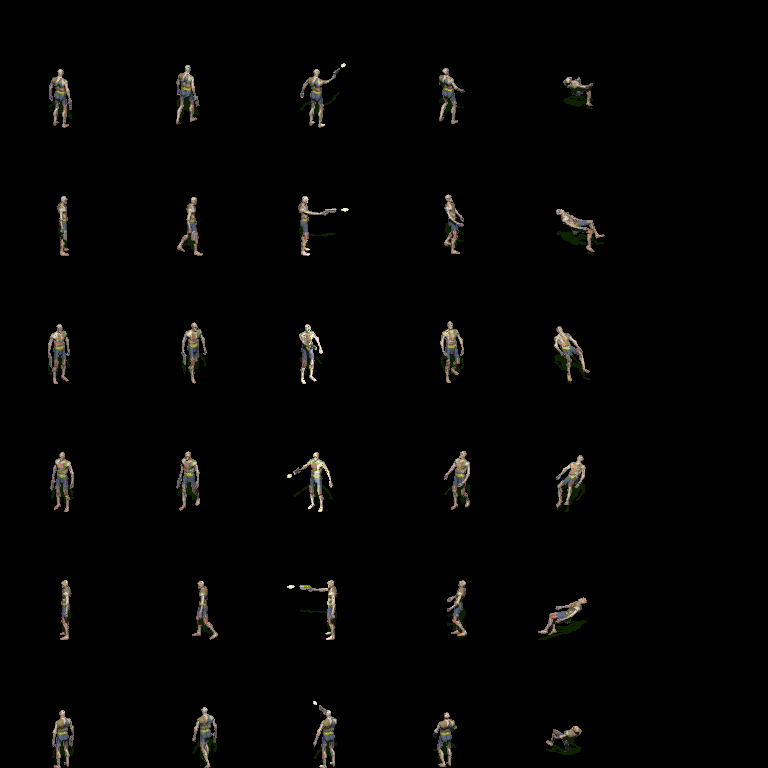

This game map was drawn from its Tiled (.tmx) file and the tilesets committed beside it. A one-line description and the trimmed map source follow:
An orthogonal 6x6 tile map with 128x128 px tiles, 1 tile layer (Capa de Patrones 1).

<map version="1.2" tiledversion="1.2.4" orientation="orthogonal" renderorder="right-down" width="6" height="6" tilewidth="128" tileheight="128" infinite="0" nextlayerid="2" nextobjectid="1">
 <tileset firstgid="1" source="Ghouls_Ranged.tsx" />
 <layer id="1" name="Capa de Patrones 1" width="6" height="6">
  <data>[36 cells, 30 non-empty, 30 distinct tile ids]</data>
 </layer>
</map>
